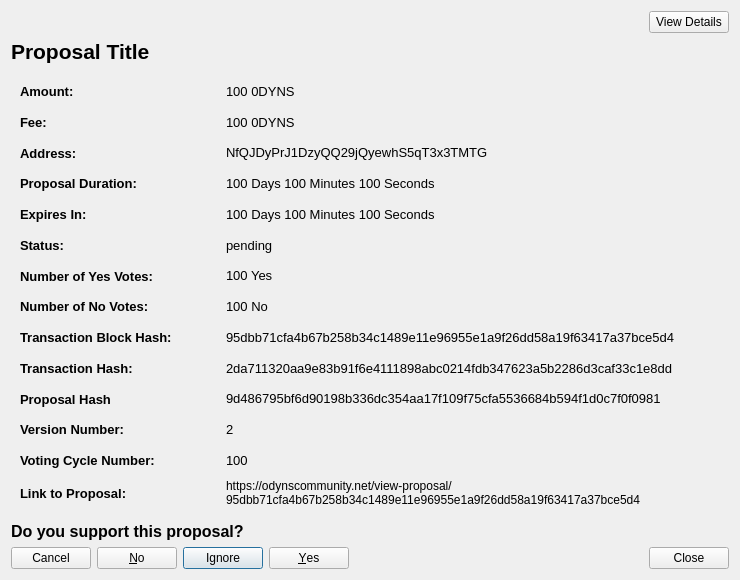
<?xml version="1.0" encoding="UTF-8"?>
<ui version="4.0">
 <class>CommunityFundDisplayDetailed</class>
 <widget class="QWidget" name="CommunityFundDisplayDetailed">
  <property name="geometry">
   <rect>
    <x>0</x>
    <y>0</y>
    <width>740</width>
    <height>580</height>
   </rect>
  </property>
  <property name="sizePolicy">
   <sizepolicy hsizetype="Preferred" vsizetype="MinimumExpanding">
    <horstretch>0</horstretch>
    <verstretch>0</verstretch>
   </sizepolicy>
  </property>
  <property name="minimumSize">
   <size>
    <width>740</width>
    <height>300</height>
   </size>
  </property>
  <property name="windowTitle">
   <string>Proposal Details</string>
  </property>
  <layout class="QVBoxLayout" name="verticalLayout_3">
   <item>
    <layout class="QHBoxLayout" name="horizontalLayout_2">
     <item>
      <spacer name="horizontalSpacer">
       <property name="orientation">
        <enum>Qt::Horizontal</enum>
       </property>
       <property name="sizeHint" stdset="0">
        <size>
         <width>40</width>
         <height>20</height>
        </size>
       </property>
      </spacer>
     </item>
     <item>
      <widget class="QPushButton" name="detailsBtn">
       <property name="text">
        <string>View Details</string>
       </property>
      </widget>
     </item>
    </layout>
   </item>
   <item>
    <widget class="QLabel" name="labelProposalTitle">
     <property name="sizePolicy">
      <sizepolicy hsizetype="Preferred" vsizetype="Minimum">
       <horstretch>0</horstretch>
       <verstretch>0</verstretch>
      </sizepolicy>
     </property>
     <property name="maximumSize">
      <size>
       <width>16777215</width>
       <height>500</height>
      </size>
     </property>
     <property name="font">
      <font>
       <pointsize>16</pointsize>
       <weight>75</weight>
       <bold>true</bold>
      </font>
     </property>
     <property name="text">
      <string>Proposal Title</string>
     </property>
     <property name="wordWrap">
      <bool>true</bool>
     </property>
     <property name="openExternalLinks">
      <bool>false</bool>
     </property>
    </widget>
   </item>
   <item>
    <widget class="QWidget" name="detailsWidget" native="true">
     <property name="sizePolicy">
      <sizepolicy hsizetype="Preferred" vsizetype="MinimumExpanding">
       <horstretch>0</horstretch>
       <verstretch>0</verstretch>
      </sizepolicy>
     </property>
     <layout class="QVBoxLayout" name="verticalLayout_2">
      <item>
       <layout class="QHBoxLayout" name="horizontalLayoutAmount">
        <item>
         <widget class="QLabel" name="labelAmountTitle">
          <property name="sizePolicy">
           <sizepolicy hsizetype="Fixed" vsizetype="Preferred">
            <horstretch>0</horstretch>
            <verstretch>0</verstretch>
           </sizepolicy>
          </property>
          <property name="minimumSize">
           <size>
            <width>200</width>
            <height>0</height>
           </size>
          </property>
          <property name="font">
           <font>
            <pointsize>10</pointsize>
            <weight>75</weight>
            <bold>true</bold>
           </font>
          </property>
          <property name="text">
           <string>Amount:</string>
          </property>
          <property name="textInteractionFlags">
           <set>Qt::NoTextInteraction</set>
          </property>
         </widget>
        </item>
        <item>
         <widget class="QLabel" name="labelAmount">
          <property name="font">
           <font>
            <pointsize>10</pointsize>
           </font>
          </property>
          <property name="text">
           <string>100 0DYNS</string>
          </property>
          <property name="textInteractionFlags">
           <set>Qt::TextSelectableByMouse</set>
          </property>
         </widget>
        </item>
       </layout>
      </item>
      <item>
       <layout class="QHBoxLayout" name="horizontalLayoutFee">
        <item>
         <widget class="QLabel" name="labelFeeTitle">
          <property name="sizePolicy">
           <sizepolicy hsizetype="Fixed" vsizetype="Preferred">
            <horstretch>0</horstretch>
            <verstretch>0</verstretch>
           </sizepolicy>
          </property>
          <property name="minimumSize">
           <size>
            <width>200</width>
            <height>0</height>
           </size>
          </property>
          <property name="font">
           <font>
            <pointsize>10</pointsize>
            <weight>75</weight>
            <bold>true</bold>
           </font>
          </property>
          <property name="text">
           <string>Fee:</string>
          </property>
          <property name="textInteractionFlags">
           <set>Qt::NoTextInteraction</set>
          </property>
         </widget>
        </item>
        <item>
         <widget class="QLabel" name="labelFee">
          <property name="font">
           <font>
            <pointsize>10</pointsize>
           </font>
          </property>
          <property name="text">
           <string>100 0DYNS</string>
          </property>
          <property name="textInteractionFlags">
           <set>Qt::TextSelectableByMouse</set>
          </property>
         </widget>
        </item>
       </layout>
      </item>
      <item>
       <layout class="QHBoxLayout" name="horizontalLayoutAddress">
        <item>
         <widget class="QLabel" name="labelAddressTitle">
          <property name="sizePolicy">
           <sizepolicy hsizetype="Fixed" vsizetype="Preferred">
            <horstretch>0</horstretch>
            <verstretch>0</verstretch>
           </sizepolicy>
          </property>
          <property name="minimumSize">
           <size>
            <width>200</width>
            <height>0</height>
           </size>
          </property>
          <property name="font">
           <font>
            <pointsize>10</pointsize>
            <weight>75</weight>
            <bold>true</bold>
           </font>
          </property>
          <property name="text">
           <string>Address:</string>
          </property>
          <property name="textInteractionFlags">
           <set>Qt::NoTextInteraction</set>
          </property>
         </widget>
        </item>
        <item>
         <widget class="QLabel" name="labelAddress">
          <property name="font">
           <font>
            <pointsize>10</pointsize>
           </font>
          </property>
          <property name="text">
           <string>NfQJDyPrJ1DzyQQ29jQyewhS5qT3x3TMTG</string>
          </property>
          <property name="textInteractionFlags">
           <set>Qt::TextSelectableByMouse</set>
          </property>
         </widget>
        </item>
       </layout>
      </item>
      <item>
       <layout class="QHBoxLayout" name="horizontalLayoutDeadline">
        <item>
         <widget class="QLabel" name="labelDeadlineTitle">
          <property name="sizePolicy">
           <sizepolicy hsizetype="Fixed" vsizetype="Preferred">
            <horstretch>0</horstretch>
            <verstretch>0</verstretch>
           </sizepolicy>
          </property>
          <property name="minimumSize">
           <size>
            <width>200</width>
            <height>0</height>
           </size>
          </property>
          <property name="font">
           <font>
            <pointsize>10</pointsize>
            <weight>75</weight>
            <bold>true</bold>
           </font>
          </property>
          <property name="text">
           <string>Proposal Duration:</string>
          </property>
          <property name="textInteractionFlags">
           <set>Qt::NoTextInteraction</set>
          </property>
         </widget>
        </item>
        <item>
         <widget class="QLabel" name="labelDeadline">
          <property name="font">
           <font>
            <pointsize>10</pointsize>
           </font>
          </property>
          <property name="text">
           <string>100 Days 100 Minutes 100 Seconds</string>
          </property>
          <property name="textInteractionFlags">
           <set>Qt::TextSelectableByMouse</set>
          </property>
         </widget>
        </item>
       </layout>
      </item>
      <item>
       <layout class="QHBoxLayout" name="horizontalLayoutExpiresIn">
        <item>
         <widget class="QLabel" name="labelExpiresInTitle">
          <property name="sizePolicy">
           <sizepolicy hsizetype="Fixed" vsizetype="Preferred">
            <horstretch>0</horstretch>
            <verstretch>0</verstretch>
           </sizepolicy>
          </property>
          <property name="minimumSize">
           <size>
            <width>200</width>
            <height>0</height>
           </size>
          </property>
          <property name="font">
           <font>
            <pointsize>10</pointsize>
            <weight>75</weight>
            <bold>true</bold>
           </font>
          </property>
          <property name="text">
           <string>Expires In:</string>
          </property>
          <property name="textInteractionFlags">
           <set>Qt::NoTextInteraction</set>
          </property>
         </widget>
        </item>
        <item>
         <widget class="QLabel" name="labelExpiresIn">
          <property name="font">
           <font>
            <pointsize>10</pointsize>
           </font>
          </property>
          <property name="text">
           <string>100 Days 100 Minutes 100 Seconds</string>
          </property>
          <property name="textInteractionFlags">
           <set>Qt::TextSelectableByMouse</set>
          </property>
         </widget>
        </item>
       </layout>
      </item>
      <item>
       <layout class="QHBoxLayout" name="horizontalLayoutStatus">
        <item>
         <widget class="QLabel" name="labelStatusTitle">
          <property name="sizePolicy">
           <sizepolicy hsizetype="Fixed" vsizetype="Preferred">
            <horstretch>0</horstretch>
            <verstretch>0</verstretch>
           </sizepolicy>
          </property>
          <property name="minimumSize">
           <size>
            <width>200</width>
            <height>0</height>
           </size>
          </property>
          <property name="font">
           <font>
            <pointsize>10</pointsize>
            <weight>75</weight>
            <bold>true</bold>
           </font>
          </property>
          <property name="text">
           <string>Status:</string>
          </property>
          <property name="textInteractionFlags">
           <set>Qt::NoTextInteraction</set>
          </property>
         </widget>
        </item>
        <item>
         <widget class="QLabel" name="labelStatus">
          <property name="font">
           <font>
            <pointsize>10</pointsize>
           </font>
          </property>
          <property name="text">
           <string>pending</string>
          </property>
          <property name="textInteractionFlags">
           <set>Qt::TextSelectableByMouse</set>
          </property>
         </widget>
        </item>
       </layout>
      </item>
      <item>
       <layout class="QHBoxLayout" name="horizontalLayoutNumberYesVotes">
        <item>
         <widget class="QLabel" name="labelNumberOfYesVotesTitle">
          <property name="sizePolicy">
           <sizepolicy hsizetype="Fixed" vsizetype="Preferred">
            <horstretch>0</horstretch>
            <verstretch>0</verstretch>
           </sizepolicy>
          </property>
          <property name="minimumSize">
           <size>
            <width>200</width>
            <height>0</height>
           </size>
          </property>
          <property name="font">
           <font>
            <pointsize>10</pointsize>
            <weight>75</weight>
            <bold>true</bold>
           </font>
          </property>
          <property name="text">
           <string>Number of Yes Votes:</string>
          </property>
          <property name="textInteractionFlags">
           <set>Qt::NoTextInteraction</set>
          </property>
         </widget>
        </item>
        <item>
         <widget class="QLabel" name="labelNumberOfYesVotes">
          <property name="font">
           <font>
            <pointsize>10</pointsize>
           </font>
          </property>
          <property name="text">
           <string>100 Yes</string>
          </property>
          <property name="textInteractionFlags">
           <set>Qt::TextSelectableByMouse</set>
          </property>
         </widget>
        </item>
       </layout>
      </item>
      <item>
       <layout class="QHBoxLayout" name="horizontalLayoutNumberNoVotes">
        <item>
         <widget class="QLabel" name="labelNumberOfNoVotesTitle">
          <property name="sizePolicy">
           <sizepolicy hsizetype="Fixed" vsizetype="Preferred">
            <horstretch>0</horstretch>
            <verstretch>0</verstretch>
           </sizepolicy>
          </property>
          <property name="minimumSize">
           <size>
            <width>200</width>
            <height>0</height>
           </size>
          </property>
          <property name="font">
           <font>
            <pointsize>10</pointsize>
            <weight>75</weight>
            <bold>true</bold>
           </font>
          </property>
          <property name="text">
           <string>Number of No Votes:</string>
          </property>
          <property name="textInteractionFlags">
           <set>Qt::NoTextInteraction</set>
          </property>
         </widget>
        </item>
        <item>
         <widget class="QLabel" name="labelNumberOfNoVotes">
          <property name="font">
           <font>
            <pointsize>10</pointsize>
           </font>
          </property>
          <property name="text">
           <string>100 No</string>
          </property>
          <property name="textInteractionFlags">
           <set>Qt::TextSelectableByMouse</set>
          </property>
         </widget>
        </item>
       </layout>
      </item>
      <item>
       <layout class="QHBoxLayout" name="horizontalLayoutTransactionBlockHash">
        <item>
         <widget class="QLabel" name="labelTransactionBlockHashTitle">
          <property name="sizePolicy">
           <sizepolicy hsizetype="Fixed" vsizetype="Preferred">
            <horstretch>0</horstretch>
            <verstretch>0</verstretch>
           </sizepolicy>
          </property>
          <property name="minimumSize">
           <size>
            <width>200</width>
            <height>0</height>
           </size>
          </property>
          <property name="font">
           <font>
            <pointsize>10</pointsize>
            <weight>75</weight>
            <bold>true</bold>
           </font>
          </property>
          <property name="text">
           <string>Transaction Block Hash:</string>
          </property>
          <property name="textInteractionFlags">
           <set>Qt::NoTextInteraction</set>
          </property>
         </widget>
        </item>
        <item>
         <widget class="QLabel" name="labelTransactionBlockHash">
          <property name="font">
           <font>
            <pointsize>10</pointsize>
           </font>
          </property>
          <property name="text">
           <string>95dbb71cfa4b67b258b34c1489e11e96955e1a9f26dd58a19f63417a37bce5d4</string>
          </property>
          <property name="textInteractionFlags">
           <set>Qt::TextSelectableByMouse</set>
          </property>
         </widget>
        </item>
       </layout>
      </item>
      <item>
       <layout class="QHBoxLayout" name="horizontalLayoutTransactionHash">
        <item>
         <widget class="QLabel" name="labelTransactionHashTitle">
          <property name="sizePolicy">
           <sizepolicy hsizetype="Fixed" vsizetype="Preferred">
            <horstretch>0</horstretch>
            <verstretch>0</verstretch>
           </sizepolicy>
          </property>
          <property name="minimumSize">
           <size>
            <width>200</width>
            <height>0</height>
           </size>
          </property>
          <property name="font">
           <font>
            <pointsize>10</pointsize>
            <weight>75</weight>
            <bold>true</bold>
           </font>
          </property>
          <property name="text">
           <string>Transaction Hash:</string>
          </property>
          <property name="textInteractionFlags">
           <set>Qt::NoTextInteraction</set>
          </property>
         </widget>
        </item>
        <item>
         <widget class="QLabel" name="labelTransactionHash">
          <property name="font">
           <font>
            <pointsize>10</pointsize>
           </font>
          </property>
          <property name="text">
           <string>2da711320aa9e83b91f6e4111898abc0214fdb347623a5b2286d3caf33c1e8dd</string>
          </property>
          <property name="textInteractionFlags">
           <set>Qt::TextSelectableByMouse</set>
          </property>
         </widget>
        </item>
       </layout>
      </item>
      <item>
       <layout class="QHBoxLayout" name="horizontalLayout">
        <property name="topMargin">
         <number>0</number>
        </property>
        <item>
         <widget class="QLabel" name="labelProposalHashTitle">
          <property name="sizePolicy">
           <sizepolicy hsizetype="Minimum" vsizetype="Preferred">
            <horstretch>0</horstretch>
            <verstretch>0</verstretch>
           </sizepolicy>
          </property>
          <property name="minimumSize">
           <size>
            <width>200</width>
            <height>0</height>
           </size>
          </property>
          <property name="maximumSize">
           <size>
            <width>200</width>
            <height>16777215</height>
           </size>
          </property>
          <property name="font">
           <font>
            <pointsize>10</pointsize>
            <weight>75</weight>
            <bold>true</bold>
           </font>
          </property>
          <property name="text">
           <string>Proposal Hash</string>
          </property>
         </widget>
        </item>
        <item>
         <widget class="QLabel" name="labelProposalHash">
          <property name="font">
           <font>
            <pointsize>10</pointsize>
           </font>
          </property>
          <property name="text">
           <string>9d486795bf6d90198b336dc354aa17f109f75cfa5536684b594f1d0c7f0f0981</string>
          </property>
          <property name="textInteractionFlags">
           <set>Qt::TextSelectableByMouse</set>
          </property>
         </widget>
        </item>
       </layout>
      </item>
      <item>
       <layout class="QHBoxLayout" name="horizontalLayoutVersionNumber">
        <item>
         <widget class="QLabel" name="labelVersionNumberTitle">
          <property name="sizePolicy">
           <sizepolicy hsizetype="Fixed" vsizetype="Preferred">
            <horstretch>0</horstretch>
            <verstretch>0</verstretch>
           </sizepolicy>
          </property>
          <property name="minimumSize">
           <size>
            <width>200</width>
            <height>0</height>
           </size>
          </property>
          <property name="font">
           <font>
            <pointsize>10</pointsize>
            <weight>75</weight>
            <bold>true</bold>
           </font>
          </property>
          <property name="text">
           <string>Version Number:</string>
          </property>
          <property name="textInteractionFlags">
           <set>Qt::NoTextInteraction</set>
          </property>
         </widget>
        </item>
        <item>
         <widget class="QLabel" name="labelVersionNumber">
          <property name="font">
           <font>
            <pointsize>10</pointsize>
           </font>
          </property>
          <property name="text">
           <string>2</string>
          </property>
          <property name="textInteractionFlags">
           <set>Qt::TextSelectableByMouse</set>
          </property>
         </widget>
        </item>
       </layout>
      </item>
      <item>
       <layout class="QHBoxLayout" name="horizontalLayoutVotingCycleNumber">
        <item>
         <widget class="QLabel" name="labelVOtingCycleNumberTitle">
          <property name="sizePolicy">
           <sizepolicy hsizetype="Fixed" vsizetype="Preferred">
            <horstretch>0</horstretch>
            <verstretch>0</verstretch>
           </sizepolicy>
          </property>
          <property name="minimumSize">
           <size>
            <width>200</width>
            <height>0</height>
           </size>
          </property>
          <property name="font">
           <font>
            <pointsize>10</pointsize>
            <weight>75</weight>
            <bold>true</bold>
           </font>
          </property>
          <property name="text">
           <string>Voting Cycle Number:</string>
          </property>
          <property name="textInteractionFlags">
           <set>Qt::NoTextInteraction</set>
          </property>
         </widget>
        </item>
        <item>
         <widget class="QLabel" name="labelVotingCycleNumber">
          <property name="font">
           <font>
            <pointsize>10</pointsize>
           </font>
          </property>
          <property name="text">
           <string>100</string>
          </property>
          <property name="textInteractionFlags">
           <set>Qt::TextSelectableByMouse</set>
          </property>
         </widget>
        </item>
       </layout>
      </item>
      <item>
       <layout class="QHBoxLayout" name="horizontalLayoutLinkToProposal">
        <item>
         <widget class="QLabel" name="labelLinkToProposalTitle">
          <property name="sizePolicy">
           <sizepolicy hsizetype="Fixed" vsizetype="Preferred">
            <horstretch>0</horstretch>
            <verstretch>0</verstretch>
           </sizepolicy>
          </property>
          <property name="minimumSize">
           <size>
            <width>200</width>
            <height>0</height>
           </size>
          </property>
          <property name="font">
           <font>
            <pointsize>10</pointsize>
            <weight>75</weight>
            <bold>true</bold>
           </font>
          </property>
          <property name="text">
           <string>Link to Proposal:</string>
          </property>
          <property name="textInteractionFlags">
           <set>Qt::NoTextInteraction</set>
          </property>
         </widget>
        </item>
        <item>
         <widget class="QLabel" name="labelLinkToProposal">
          <property name="text">
           <string>https://odynscommunity.net/view-proposal/95dbb71cfa4b67b258b34c1489e11e96955e1a9f26dd58a19f63417a37bce5d4</string>
          </property>
          <property name="wordWrap">
           <bool>true</bool>
          </property>
          <property name="openExternalLinks">
           <bool>true</bool>
          </property>
          <property name="textInteractionFlags">
           <set>Qt::TextBrowserInteraction</set>
          </property>
         </widget>
        </item>
       </layout>
      </item>
     </layout>
    </widget>
   </item>
   <item>
    <widget class="QLabel" name="label">
     <property name="font">
      <font>
       <pointsize>12</pointsize>
       <weight>75</weight>
       <bold>true</bold>
      </font>
     </property>
     <property name="text">
      <string>Do you support this proposal?</string>
     </property>
    </widget>
   </item>
   <item>
    <layout class="QHBoxLayout" name="horizontalLayoutButtons">
     <item>
      <widget class="QDialogButtonBox" name="buttonBoxYesNoVote">
       <property name="layoutDirection">
        <enum>Qt::RightToLeft</enum>
       </property>
       <property name="standardButtons">
        <set>QDialogButtonBox::Cancel|QDialogButtonBox::Ignore|QDialogButtonBox::No|QDialogButtonBox::Yes</set>
       </property>
      </widget>
     </item>
     <item>
      <spacer name="horizontalSpacerButtons">
       <property name="orientation">
        <enum>Qt::Horizontal</enum>
       </property>
       <property name="sizeHint" stdset="0">
        <size>
         <width>40</width>
         <height>20</height>
        </size>
       </property>
      </spacer>
     </item>
     <item>
      <widget class="QPushButton" name="pushButtonClose">
       <property name="text">
        <string>Close</string>
       </property>
      </widget>
     </item>
    </layout>
   </item>
  </layout>
 </widget>
 <resources/>
 <connections/>
</ui>
